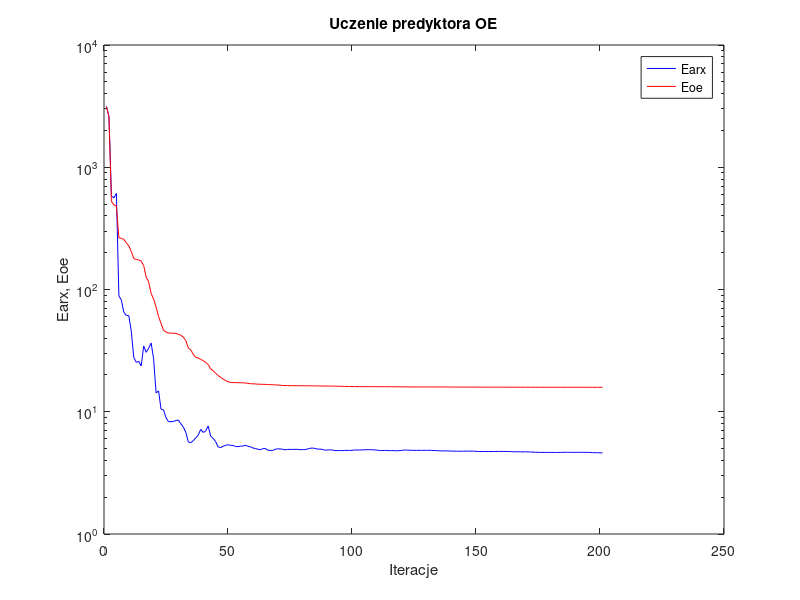
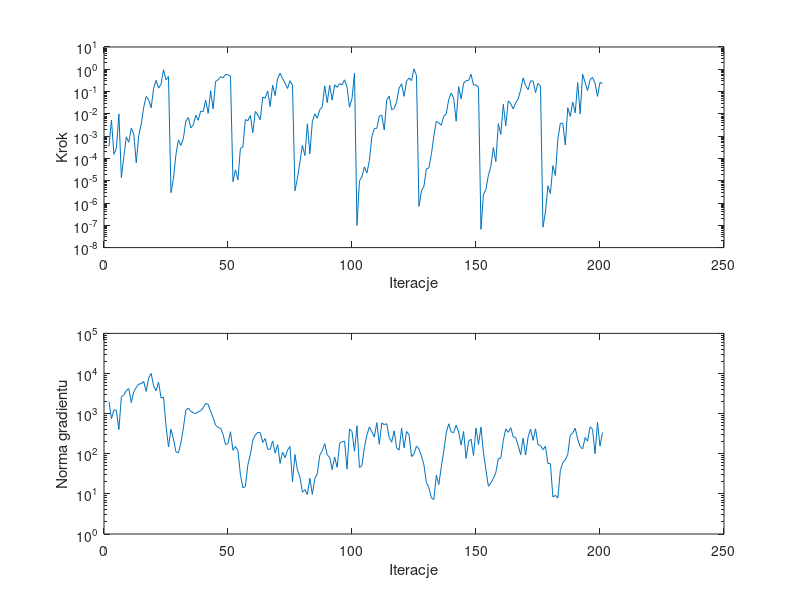

The MATLAB script that drew these images, in order:
%uczenie predyktora oe
clear all;
n=0; farx(n+1)=3.148367e+003; foe(n+1)=3.129339e+003; wspucz(n+1)=0.000000e+000; ng(n+1)=0.000000e+000;
%odnowa zmiennej metryki
n=1; farx(n+1)=2.590445e+003; foe(n+1)=2.580538e+003; krok(n+1)=3.428360e-004; ng(n+1)=1.987529e+003;
n=2; farx(n+1)=5.806322e+002; foe(n+1)=5.261338e+002; krok(n+1)=5.294040e-003; ng(n+1)=7.474150e+002;
n=3; farx(n+1)=5.632431e+002; foe(n+1)=4.906311e+002; krok(n+1)=1.527851e-004; ng(n+1)=1.247277e+003;
n=4; farx(n+1)=6.102863e+002; foe(n+1)=4.829997e+002; krok(n+1)=2.836970e-004; ng(n+1)=1.193929e+003;
n=5; farx(n+1)=8.869148e+001; foe(n+1)=2.642267e+002; krok(n+1)=9.914684e-003; ng(n+1)=4.012632e+002;
n=6; farx(n+1)=8.187639e+001; foe(n+1)=2.621380e+002; krok(n+1)=1.386876e-005; ng(n+1)=2.642369e+003;
n=7; farx(n+1)=6.495187e+001; foe(n+1)=2.564617e+002; krok(n+1)=1.231773e-004; ng(n+1)=2.922111e+003;
n=8; farx(n+1)=6.140406e+001; foe(n+1)=2.413307e+002; krok(n+1)=9.232346e-004; ng(n+1)=3.748204e+003;
n=9; farx(n+1)=6.118111e+001; foe(n+1)=2.271614e+002; krok(n+1)=5.322828e-004; ng(n+1)=4.211495e+003;
n=10; farx(n+1)=4.550676e+001; foe(n+1)=2.047809e+002; krok(n+1)=2.273260e-003; ng(n+1)=1.887250e+003;
n=11; farx(n+1)=2.781743e+001; foe(n+1)=1.792512e+002; krok(n+1)=1.246902e-003; ng(n+1)=3.560853e+003;
n=12; farx(n+1)=2.539052e+001; foe(n+1)=1.761226e+002; krok(n+1)=6.371327e-005; ng(n+1)=4.463735e+003;
n=13; farx(n+1)=2.584729e+001; foe(n+1)=1.745220e+002; krok(n+1)=1.038666e-003; ng(n+1)=5.475553e+003;
n=14; farx(n+1)=2.375230e+001; foe(n+1)=1.705288e+002; krok(n+1)=3.411474e-003; ng(n+1)=5.547722e+003;
n=15; farx(n+1)=3.454065e+001; foe(n+1)=1.569220e+002; krok(n+1)=1.935565e-002; ng(n+1)=6.385080e+003;
n=16; farx(n+1)=3.062586e+001; foe(n+1)=1.265346e+002; krok(n+1)=6.025298e-002; ng(n+1)=3.576328e+003;
n=17; farx(n+1)=3.309832e+001; foe(n+1)=1.153293e+002; krok(n+1)=4.256083e-002; ng(n+1)=7.717602e+003;
n=18; farx(n+1)=3.650598e+001; foe(n+1)=9.289315e+001; krok(n+1)=1.868912e-002; ng(n+1)=1.005432e+004;
n=19; farx(n+1)=2.712914e+001; foe(n+1)=8.341454e+001; krok(n+1)=1.390811e-001; ng(n+1)=4.936897e+003;
n=20; farx(n+1)=1.426783e+001; foe(n+1)=7.190948e+001; krok(n+1)=3.185792e-001; ng(n+1)=3.696076e+003;
n=21; farx(n+1)=1.481067e+001; foe(n+1)=6.004133e+001; krok(n+1)=1.431455e-001; ng(n+1)=6.121491e+003;
n=22; farx(n+1)=1.049915e+001; foe(n+1)=5.270705e+001; krok(n+1)=2.104484e-001; ng(n+1)=2.462363e+003;
n=23; farx(n+1)=1.035546e+001; foe(n+1)=4.648814e+001; krok(n+1)=9.603842e-001; ng(n+1)=2.583733e+003;
n=24; farx(n+1)=8.946660e+000; foe(n+1)=4.491642e+001; krok(n+1)=3.337297e-001; ng(n+1)=5.045803e+002;
n=25; farx(n+1)=8.294450e+000; foe(n+1)=4.400630e+001; krok(n+1)=4.681360e-001; ng(n+1)=1.479005e+002;
%odnowa zmiennej metryki
n=26; farx(n+1)=8.290729e+000; foe(n+1)=4.396353e+001; krok(n+1)=2.923378e-006; ng(n+1)=4.079823e+002;
n=27; farx(n+1)=8.325264e+000; foe(n+1)=4.389473e+001; krok(n+1)=1.251675e-005; ng(n+1)=2.353567e+002;
n=28; farx(n+1)=8.488855e+000; foe(n+1)=4.375892e+001; krok(n+1)=1.466558e-004; ng(n+1)=1.116369e+002;
n=29; farx(n+1)=8.541862e+000; foe(n+1)=4.302664e+001; krok(n+1)=6.791933e-004; ng(n+1)=1.057046e+002;
n=30; farx(n+1)=7.971721e+000; foe(n+1)=4.225104e+001; krok(n+1)=3.831728e-004; ng(n+1)=1.834654e+002;
n=31; farx(n+1)=7.485526e+000; foe(n+1)=4.076391e+001; krok(n+1)=7.740461e-004; ng(n+1)=4.411724e+002;
n=32; farx(n+1)=6.789446e+000; foe(n+1)=3.812765e+001; krok(n+1)=4.776032e-003; ng(n+1)=1.214952e+003;
n=33; farx(n+1)=5.656967e+000; foe(n+1)=3.316378e+001; krok(n+1)=6.838273e-003; ng(n+1)=1.377983e+003;
n=34; farx(n+1)=5.574271e+000; foe(n+1)=3.203883e+001; krok(n+1)=2.368463e-003; ng(n+1)=1.138945e+003;
n=35; farx(n+1)=5.812506e+000; foe(n+1)=2.943585e+001; krok(n+1)=3.176507e-003; ng(n+1)=1.041476e+003;
n=36; farx(n+1)=6.107380e+000; foe(n+1)=2.790109e+001; krok(n+1)=8.682561e-003; ng(n+1)=1.005627e+003;
n=37; farx(n+1)=6.449361e+000; foe(n+1)=2.749533e+001; krok(n+1)=5.173682e-003; ng(n+1)=1.110602e+003;
n=38; farx(n+1)=7.177914e+000; foe(n+1)=2.685896e+001; krok(n+1)=1.333847e-002; ng(n+1)=1.183719e+003;
n=39; farx(n+1)=6.772631e+000; foe(n+1)=2.613902e+001; krok(n+1)=1.269968e-002; ng(n+1)=1.402221e+003;
n=40; farx(n+1)=6.953708e+000; foe(n+1)=2.532120e+001; krok(n+1)=4.134280e-002; ng(n+1)=1.790019e+003;
n=41; farx(n+1)=7.656778e+000; foe(n+1)=2.437731e+001; krok(n+1)=1.058808e-002; ng(n+1)=1.705350e+003;
n=42; farx(n+1)=6.324471e+000; foe(n+1)=2.243850e+001; krok(n+1)=1.096649e-001; ng(n+1)=1.139035e+003;
n=43; farx(n+1)=6.056384e+000; foe(n+1)=2.168123e+001; krok(n+1)=1.664795e-002; ng(n+1)=7.988098e+002;
n=44; farx(n+1)=5.703363e+000; foe(n+1)=2.064888e+001; krok(n+1)=2.869393e-001; ng(n+1)=5.134833e+002;
n=45; farx(n+1)=5.165292e+000; foe(n+1)=1.982204e+001; krok(n+1)=3.355407e-001; ng(n+1)=4.517862e+002;
n=46; farx(n+1)=5.080307e+000; foe(n+1)=1.913700e+001; krok(n+1)=4.641165e-001; ng(n+1)=4.332249e+002;
n=47; farx(n+1)=5.214739e+000; foe(n+1)=1.855204e+001; krok(n+1)=4.112198e-001; ng(n+1)=3.056648e+002;
n=48; farx(n+1)=5.313906e+000; foe(n+1)=1.804165e+001; krok(n+1)=5.870903e-001; ng(n+1)=1.698836e+002;
n=49; farx(n+1)=5.367861e+000; foe(n+1)=1.759477e+001; krok(n+1)=5.657309e-001; ng(n+1)=1.792890e+002;
n=50; farx(n+1)=5.311653e+000; foe(n+1)=1.736551e+001; krok(n+1)=4.756263e-001; ng(n+1)=3.541154e+002;
%odnowa zmiennej metryki
n=51; farx(n+1)=5.305241e+000; foe(n+1)=1.735399e+001; krok(n+1)=9.014671e-006; ng(n+1)=1.225624e+002;
n=52; farx(n+1)=5.201759e+000; foe(n+1)=1.730053e+001; krok(n+1)=3.098519e-005; ng(n+1)=1.517324e+002;
n=53; farx(n+1)=5.182865e+000; foe(n+1)=1.728784e+001; krok(n+1)=1.083629e-005; ng(n+1)=1.212319e+002;
n=54; farx(n+1)=5.226974e+000; foe(n+1)=1.726557e+001; krok(n+1)=2.818478e-004; ng(n+1)=3.024779e+001;
n=55; farx(n+1)=5.241775e+000; foe(n+1)=1.726104e+001; krok(n+1)=3.229906e-004; ng(n+1)=1.423822e+001;
n=56; farx(n+1)=5.323638e+000; foe(n+1)=1.716849e+001; krok(n+1)=5.548179e-003; ng(n+1)=1.526397e+001;
n=57; farx(n+1)=5.224154e+000; foe(n+1)=1.707889e+001; krok(n+1)=4.912155e-003; ng(n+1)=5.257421e+001;
n=58; farx(n+1)=5.173296e+000; foe(n+1)=1.695619e+001; krok(n+1)=8.402186e-003; ng(n+1)=9.424064e+001;
n=59; farx(n+1)=5.059362e+000; foe(n+1)=1.692524e+001; krok(n+1)=1.409339e-003; ng(n+1)=2.186230e+002;
n=60; farx(n+1)=4.998752e+000; foe(n+1)=1.689042e+001; krok(n+1)=1.278285e-002; ng(n+1)=2.923668e+002;
n=61; farx(n+1)=4.942231e+000; foe(n+1)=1.681427e+001; krok(n+1)=8.956895e-003; ng(n+1)=3.405734e+002;
n=62; farx(n+1)=4.883645e+000; foe(n+1)=1.679477e+001; krok(n+1)=5.457942e-003; ng(n+1)=3.342779e+002;
n=63; farx(n+1)=4.989328e+000; foe(n+1)=1.676411e+001; krok(n+1)=5.625683e-002; ng(n+1)=1.923202e+002;
n=64; farx(n+1)=5.014805e+000; foe(n+1)=1.674021e+001; krok(n+1)=5.104106e-002; ng(n+1)=2.388217e+002;
n=65; farx(n+1)=4.849981e+000; foe(n+1)=1.669590e+001; krok(n+1)=1.071906e-001; ng(n+1)=1.288308e+002;
n=66; farx(n+1)=4.834170e+000; foe(n+1)=1.667517e+001; krok(n+1)=2.109093e-002; ng(n+1)=1.295647e+002;
n=67; farx(n+1)=4.823398e+000; foe(n+1)=1.663395e+001; krok(n+1)=1.951976e-001; ng(n+1)=2.090044e+002;
n=68; farx(n+1)=4.927226e+000; foe(n+1)=1.659043e+001; krok(n+1)=6.659180e-002; ng(n+1)=1.040270e+002;
n=69; farx(n+1)=4.977902e+000; foe(n+1)=1.654934e+001; krok(n+1)=3.891962e-001; ng(n+1)=1.684578e+002;
n=70; farx(n+1)=4.963738e+000; foe(n+1)=1.647872e+001; krok(n+1)=6.658246e-001; ng(n+1)=5.765462e+001;
n=71; farx(n+1)=4.934285e+000; foe(n+1)=1.642026e+001; krok(n+1)=3.785765e-001; ng(n+1)=1.105517e+002;
n=72; farx(n+1)=4.880410e+000; foe(n+1)=1.638815e+001; krok(n+1)=2.440798e-001; ng(n+1)=7.988667e+001;
n=73; farx(n+1)=4.920125e+000; foe(n+1)=1.637691e+001; krok(n+1)=1.372911e-001; ng(n+1)=1.233503e+002;
n=74; farx(n+1)=4.921701e+000; foe(n+1)=1.634559e+001; krok(n+1)=3.083795e-001; ng(n+1)=1.510631e+002;
n=75; farx(n+1)=4.921865e+000; foe(n+1)=1.633667e+001; krok(n+1)=1.919924e-001; ng(n+1)=2.001510e+001;
%odnowa zmiennej metryki
n=76; farx(n+1)=4.926772e+000; foe(n+1)=1.633130e+001; krok(n+1)=3.543026e-006; ng(n+1)=9.532330e+001;
n=77; farx(n+1)=4.923224e+000; foe(n+1)=1.632979e+001; krok(n+1)=1.302585e-005; ng(n+1)=3.897861e+001;
n=78; farx(n+1)=4.895649e+000; foe(n+1)=1.632572e+001; krok(n+1)=6.874781e-005; ng(n+1)=2.646631e+001;
n=79; farx(n+1)=4.905309e+000; foe(n+1)=1.632212e+001; krok(n+1)=3.910575e-004; ng(n+1)=1.097862e+001;
n=80; farx(n+1)=4.897503e+000; foe(n+1)=1.632027e+001; krok(n+1)=1.348719e-004; ng(n+1)=1.287154e+001;
n=81; farx(n+1)=4.959887e+000; foe(n+1)=1.630706e+001; krok(n+1)=3.595838e-003; ng(n+1)=9.660064e+000;
n=82; farx(n+1)=5.019295e+000; foe(n+1)=1.630035e+001; krok(n+1)=1.592395e-004; ng(n+1)=2.456805e+001;
n=83; farx(n+1)=5.051093e+000; foe(n+1)=1.628642e+001; krok(n+1)=4.440041e-003; ng(n+1)=9.717440e+000;
n=84; farx(n+1)=5.012707e+000; foe(n+1)=1.627823e+001; krok(n+1)=9.904093e-003; ng(n+1)=2.374738e+001;
n=85; farx(n+1)=4.952597e+000; foe(n+1)=1.625827e+001; krok(n+1)=6.353015e-003; ng(n+1)=3.175995e+001;
n=86; farx(n+1)=4.948956e+000; foe(n+1)=1.625658e+001; krok(n+1)=1.517095e-002; ng(n+1)=9.128404e+001;
n=87; farx(n+1)=4.922263e+000; foe(n+1)=1.625198e+001; krok(n+1)=2.051314e-002; ng(n+1)=1.190321e+002;
n=88; farx(n+1)=4.850397e+000; foe(n+1)=1.623344e+001; krok(n+1)=1.807191e-001; ng(n+1)=1.790819e+002;
n=89; farx(n+1)=4.867674e+000; foe(n+1)=1.622995e+001; krok(n+1)=3.201356e-002; ng(n+1)=9.406959e+001;
n=90; farx(n+1)=4.877990e+000; foe(n+1)=1.622041e+001; krok(n+1)=1.903039e-001; ng(n+1)=8.069764e+001;
n=91; farx(n+1)=4.866181e+000; foe(n+1)=1.621733e+001; krok(n+1)=4.134280e-002; ng(n+1)=4.021260e+001;
n=92; farx(n+1)=4.816789e+000; foe(n+1)=1.619240e+001; krok(n+1)=2.002215e-001; ng(n+1)=8.328180e+001;
n=93; farx(n+1)=4.811858e+000; foe(n+1)=1.617932e+001; krok(n+1)=1.559050e-001; ng(n+1)=4.567893e+001;
n=94; farx(n+1)=4.816346e+000; foe(n+1)=1.616322e+001; krok(n+1)=2.295125e-001; ng(n+1)=1.806229e+002;
n=95; farx(n+1)=4.805622e+000; foe(n+1)=1.614769e+001; krok(n+1)=1.992696e-001; ng(n+1)=1.996708e+002;
n=96; farx(n+1)=4.829278e+000; foe(n+1)=1.612117e+001; krok(n+1)=3.354651e-001; ng(n+1)=2.069102e+002;
n=97; farx(n+1)=4.826297e+000; foe(n+1)=1.610103e+001; krok(n+1)=1.601162e-001; ng(n+1)=4.142788e+001;
n=98; farx(n+1)=4.826781e+000; foe(n+1)=1.609239e+001; krok(n+1)=1.971968e-002; ng(n+1)=4.177829e+002;
n=99; farx(n+1)=4.834767e+000; foe(n+1)=1.608768e+001; krok(n+1)=4.864952e-002; ng(n+1)=3.587926e+002;
n=100; farx(n+1)=4.865073e+000; foe(n+1)=1.606255e+001; krok(n+1)=6.653319e-001; ng(n+1)=1.151042e+002;
%odnowa zmiennej metryki
n=101; farx(n+1)=4.864524e+000; foe(n+1)=1.606010e+001; krok(n+1)=9.919755e-008; ng(n+1)=4.973641e+002;
n=102; farx(n+1)=4.863772e+000; foe(n+1)=1.605824e+001; krok(n+1)=9.772716e-006; ng(n+1)=4.556963e+001;
n=103; farx(n+1)=4.870351e+000; foe(n+1)=1.605487e+001; krok(n+1)=1.506057e-005; ng(n+1)=5.028329e+001;
n=104; farx(n+1)=4.885823e+000; foe(n+1)=1.605103e+001; krok(n+1)=4.185317e-005; ng(n+1)=1.443200e+002;
n=105; farx(n+1)=4.897894e+000; foe(n+1)=1.604924e+001; krok(n+1)=2.190777e-005; ng(n+1)=2.932318e+002;
n=106; farx(n+1)=4.893864e+000; foe(n+1)=1.604885e+001; krok(n+1)=7.910691e-005; ng(n+1)=4.680777e+002;
n=107; farx(n+1)=4.889512e+000; foe(n+1)=1.604761e+001; krok(n+1)=9.382450e-004; ng(n+1)=3.580243e+002;
n=108; farx(n+1)=4.878705e+000; foe(n+1)=1.604549e+001; krok(n+1)=2.209886e-003; ng(n+1)=2.595699e+002;
n=109; farx(n+1)=4.854019e+000; foe(n+1)=1.604334e+001; krok(n+1)=2.239224e-003; ng(n+1)=5.959406e+002;
n=110; farx(n+1)=4.822241e+000; foe(n+1)=1.603814e+001; krok(n+1)=8.029022e-003; ng(n+1)=1.724772e+002;
n=111; farx(n+1)=4.816708e+000; foe(n+1)=1.603072e+001; krok(n+1)=8.751130e-003; ng(n+1)=5.830569e+002;
n=112; farx(n+1)=4.820554e+000; foe(n+1)=1.602805e+001; krok(n+1)=1.879251e-003; ng(n+1)=5.330276e+002;
n=113; farx(n+1)=4.826041e+000; foe(n+1)=1.602495e+001; krok(n+1)=4.226038e-002; ng(n+1)=5.603985e+002;
n=114; farx(n+1)=4.807898e+000; foe(n+1)=1.601616e+001; krok(n+1)=6.357754e-002; ng(n+1)=2.544546e+002;
n=115; farx(n+1)=4.810162e+000; foe(n+1)=1.601472e+001; krok(n+1)=1.548285e-002; ng(n+1)=1.943286e+002;
n=116; farx(n+1)=4.813703e+000; foe(n+1)=1.601274e+001; krok(n+1)=1.725161e-002; ng(n+1)=3.732838e+002;
n=117; farx(n+1)=4.788717e+000; foe(n+1)=1.600996e+001; krok(n+1)=3.432277e-002; ng(n+1)=1.401634e+002;
n=118; farx(n+1)=4.809308e+000; foe(n+1)=1.600548e+001; krok(n+1)=1.438191e-001; ng(n+1)=1.237051e+002;
n=119; farx(n+1)=4.826947e+000; foe(n+1)=1.599665e+001; krok(n+1)=2.239477e-001; ng(n+1)=4.337175e+002;
n=120; farx(n+1)=4.858350e+000; foe(n+1)=1.599328e+001; krok(n+1)=6.078596e-002; ng(n+1)=1.411141e+002;
n=121; farx(n+1)=4.863321e+000; foe(n+1)=1.598332e+001; krok(n+1)=2.978305e-001; ng(n+1)=3.594566e+002;
n=122; farx(n+1)=4.841422e+000; foe(n+1)=1.597360e+001; krok(n+1)=4.044487e-001; ng(n+1)=2.997802e+002;
n=123; farx(n+1)=4.838458e+000; foe(n+1)=1.596829e+001; krok(n+1)=3.091610e-001; ng(n+1)=8.528649e+001;
n=124; farx(n+1)=4.833633e+000; foe(n+1)=1.595979e+001; krok(n+1)=1.047159e+000; ng(n+1)=9.882917e+001;
n=125; farx(n+1)=4.831150e+000; foe(n+1)=1.595452e+001; krok(n+1)=5.281352e-001; ng(n+1)=1.561880e+002;
%odnowa zmiennej metryki
n=126; farx(n+1)=4.832566e+000; foe(n+1)=1.595355e+001; krok(n+1)=7.107167e-007; ng(n+1)=1.303644e+002;
n=127; farx(n+1)=4.836907e+000; foe(n+1)=1.595132e+001; krok(n+1)=3.485881e-006; ng(n+1)=8.845725e+001;
n=128; farx(n+1)=4.836840e+000; foe(n+1)=1.595032e+001; krok(n+1)=5.630525e-006; ng(n+1)=5.287278e+001;
n=129; farx(n+1)=4.835005e+000; foe(n+1)=1.594964e+001; krok(n+1)=3.388344e-005; ng(n+1)=1.907049e+001;
n=130; farx(n+1)=4.837993e+000; foe(n+1)=1.594897e+001; krok(n+1)=3.799128e-005; ng(n+1)=1.435512e+001;
n=131; farx(n+1)=4.832450e+000; foe(n+1)=1.594859e+001; krok(n+1)=1.502145e-004; ng(n+1)=7.942674e+000;
n=132; farx(n+1)=4.821759e+000; foe(n+1)=1.594710e+001; krok(n+1)=1.025308e-003; ng(n+1)=7.233939e+000;
n=133; farx(n+1)=4.810769e+000; foe(n+1)=1.594296e+001; krok(n+1)=4.579955e-003; ng(n+1)=2.920311e+001;
n=134; farx(n+1)=4.799082e+000; foe(n+1)=1.594208e+001; krok(n+1)=3.878835e-003; ng(n+1)=1.707605e+001;
n=135; farx(n+1)=4.786703e+000; foe(n+1)=1.594149e+001; krok(n+1)=3.127439e-003; ng(n+1)=4.707188e+001;
n=136; farx(n+1)=4.774568e+000; foe(n+1)=1.593998e+001; krok(n+1)=7.860345e-003; ng(n+1)=1.156384e+002;
n=137; farx(n+1)=4.792153e+000; foe(n+1)=1.593741e+001; krok(n+1)=1.000091e-002; ng(n+1)=3.310561e+002;
n=138; farx(n+1)=4.775305e+000; foe(n+1)=1.593362e+001; krok(n+1)=4.446078e-002; ng(n+1)=5.584230e+002;
n=139; farx(n+1)=4.771892e+000; foe(n+1)=1.593145e+001; krok(n+1)=8.625198e-002; ng(n+1)=3.474158e+002;
n=140; farx(n+1)=4.760818e+000; foe(n+1)=1.592894e+001; krok(n+1)=5.082412e-002; ng(n+1)=3.379948e+002;
n=141; farx(n+1)=4.762876e+000; foe(n+1)=1.592812e+001; krok(n+1)=4.687691e-003; ng(n+1)=5.176531e+002;
n=142; farx(n+1)=4.754885e+000; foe(n+1)=1.592578e+001; krok(n+1)=1.653712e-001; ng(n+1)=3.494990e+002;
n=143; farx(n+1)=4.753479e+000; foe(n+1)=1.592408e+001; krok(n+1)=4.663645e-002; ng(n+1)=1.657683e+002;
n=144; farx(n+1)=4.757370e+000; foe(n+1)=1.591951e+001; krok(n+1)=2.343012e-001; ng(n+1)=3.579135e+002;
n=145; farx(n+1)=4.761473e+000; foe(n+1)=1.591692e+001; krok(n+1)=3.091610e-001; ng(n+1)=7.679390e+001;
n=146; farx(n+1)=4.765550e+000; foe(n+1)=1.591115e+001; krok(n+1)=3.106282e-001; ng(n+1)=2.033975e+002;
n=147; farx(n+1)=4.762227e+000; foe(n+1)=1.590594e+001; krok(n+1)=5.939923e-001; ng(n+1)=2.318328e+002;
n=148; farx(n+1)=4.764829e+000; foe(n+1)=1.590283e+001; krok(n+1)=1.931257e-001; ng(n+1)=9.082243e+001;
n=149; farx(n+1)=4.744272e+000; foe(n+1)=1.589865e+001; krok(n+1)=1.981883e-001; ng(n+1)=4.398793e+002;
n=150; farx(n+1)=4.729240e+000; foe(n+1)=1.589341e+001; krok(n+1)=1.552765e-001; ng(n+1)=1.704842e+002;
%odnowa zmiennej metryki
n=151; farx(n+1)=4.729628e+000; foe(n+1)=1.589203e+001; krok(n+1)=6.534865e-008; ng(n+1)=4.610011e+002;
n=152; farx(n+1)=4.733152e+000; foe(n+1)=1.589009e+001; krok(n+1)=2.358711e-006; ng(n+1)=1.054503e+002;
n=153; farx(n+1)=4.732966e+000; foe(n+1)=1.588962e+001; krok(n+1)=4.158459e-006; ng(n+1)=3.980556e+001;
n=154; farx(n+1)=4.731362e+000; foe(n+1)=1.588953e+001; krok(n+1)=1.782680e-005; ng(n+1)=1.548703e+001;
n=155; farx(n+1)=4.730339e+000; foe(n+1)=1.588944e+001; krok(n+1)=4.418089e-005; ng(n+1)=1.889062e+001;
n=156; farx(n+1)=4.729804e+000; foe(n+1)=1.588939e+001; krok(n+1)=3.070097e-004; ng(n+1)=2.433932e+001;
n=157; farx(n+1)=4.729288e+000; foe(n+1)=1.588921e+001; krok(n+1)=7.150565e-005; ng(n+1)=3.415013e+001;
n=158; farx(n+1)=4.738706e+000; foe(n+1)=1.588883e+001; krok(n+1)=3.657312e-003; ng(n+1)=7.545837e+001;
n=159; farx(n+1)=4.741873e+000; foe(n+1)=1.588863e+001; krok(n+1)=1.193235e-003; ng(n+1)=7.779286e+001;
n=160; farx(n+1)=4.734526e+000; foe(n+1)=1.588774e+001; krok(n+1)=2.679765e-002; ng(n+1)=2.137837e+002;
n=161; farx(n+1)=4.734211e+000; foe(n+1)=1.588735e+001; krok(n+1)=2.885366e-003; ng(n+1)=4.167389e+002;
n=162; farx(n+1)=4.730340e+000; foe(n+1)=1.588669e+001; krok(n+1)=3.822127e-002; ng(n+1)=3.427210e+002;
n=163; farx(n+1)=4.724236e+000; foe(n+1)=1.588592e+001; krok(n+1)=2.842041e-002; ng(n+1)=4.482373e+002;
n=164; farx(n+1)=4.706777e+000; foe(n+1)=1.588554e+001; krok(n+1)=1.670157e-002; ng(n+1)=2.639379e+002;
n=165; farx(n+1)=4.705263e+000; foe(n+1)=1.588430e+001; krok(n+1)=3.129602e-002; ng(n+1)=2.523370e+002;
n=166; farx(n+1)=4.710606e+000; foe(n+1)=1.588376e+001; krok(n+1)=4.663470e-002; ng(n+1)=1.614298e+002;
n=167; farx(n+1)=4.705082e+000; foe(n+1)=1.588264e+001; krok(n+1)=1.178633e-001; ng(n+1)=9.424343e+001;
n=168; farx(n+1)=4.697133e+000; foe(n+1)=1.588026e+001; krok(n+1)=4.128102e-001; ng(n+1)=2.464316e+002;
n=169; farx(n+1)=4.700621e+000; foe(n+1)=1.587895e+001; krok(n+1)=1.845727e-001; ng(n+1)=9.255505e+001;
n=170; farx(n+1)=4.696088e+000; foe(n+1)=1.587814e+001; krok(n+1)=1.213676e-001; ng(n+1)=2.596899e+002;
n=171; farx(n+1)=4.686361e+000; foe(n+1)=1.587274e+001; krok(n+1)=2.969638e-001; ng(n+1)=4.138543e+002;
n=172; farx(n+1)=4.670209e+000; foe(n+1)=1.586960e+001; krok(n+1)=3.013485e-001; ng(n+1)=2.154534e+002;
n=173; farx(n+1)=4.667230e+000; foe(n+1)=1.586823e+001; krok(n+1)=8.973318e-002; ng(n+1)=4.173963e+002;
n=174; farx(n+1)=4.654307e+000; foe(n+1)=1.586445e+001; krok(n+1)=2.320583e-001; ng(n+1)=1.668781e+002;
n=175; farx(n+1)=4.650217e+000; foe(n+1)=1.586217e+001; krok(n+1)=1.752988e-001; ng(n+1)=1.614856e+002;
%odnowa zmiennej metryki
n=176; farx(n+1)=4.650282e+000; foe(n+1)=1.586206e+001; krok(n+1)=8.249478e-008; ng(n+1)=1.263176e+002;
n=177; farx(n+1)=4.651780e+000; foe(n+1)=1.586113e+001; krok(n+1)=3.996254e-007; ng(n+1)=1.535254e+002;
n=178; farx(n+1)=4.649803e+000; foe(n+1)=1.585997e+001; krok(n+1)=5.952427e-006; ng(n+1)=5.744884e+001;
n=179; farx(n+1)=4.648195e+000; foe(n+1)=1.585945e+001; krok(n+1)=2.664616e-006; ng(n+1)=5.641808e+001;
n=180; farx(n+1)=4.647731e+000; foe(n+1)=1.585932e+001; krok(n+1)=4.738492e-005; ng(n+1)=8.371733e+000;
n=181; farx(n+1)=4.646569e+000; foe(n+1)=1.585923e+001; krok(n+1)=1.707914e-005; ng(n+1)=9.189339e+000;
n=182; farx(n+1)=4.649849e+000; foe(n+1)=1.585840e+001; krok(n+1)=7.349266e-004; ng(n+1)=7.874180e+000;
n=183; farx(n+1)=4.649038e+000; foe(n+1)=1.585800e+001; krok(n+1)=3.758503e-003; ng(n+1)=3.793873e+001;
n=184; farx(n+1)=4.655074e+000; foe(n+1)=1.585766e+001; krok(n+1)=3.765398e-003; ng(n+1)=6.029719e+001;
n=185; farx(n+1)=4.658751e+000; foe(n+1)=1.585757e+001; krok(n+1)=3.987583e-004; ng(n+1)=7.005502e+001;
n=186; farx(n+1)=4.663538e+000; foe(n+1)=1.585721e+001; krok(n+1)=1.890949e-002; ng(n+1)=9.620939e+001;
n=187; farx(n+1)=4.655602e+000; foe(n+1)=1.585705e+001; krok(n+1)=7.680234e-003; ng(n+1)=2.883558e+002;
n=188; farx(n+1)=4.653542e+000; foe(n+1)=1.585692e+001; krok(n+1)=3.389322e-002; ng(n+1)=3.279071e+002;
n=189; farx(n+1)=4.651486e+000; foe(n+1)=1.585684e+001; krok(n+1)=1.111520e-002; ng(n+1)=4.333541e+002;
n=190; farx(n+1)=4.656868e+000; foe(n+1)=1.585652e+001; krok(n+1)=2.522670e-001; ng(n+1)=2.316925e+002;
n=191; farx(n+1)=4.656251e+000; foe(n+1)=1.585642e+001; krok(n+1)=1.000091e-002; ng(n+1)=1.507314e+002;
n=192; farx(n+1)=4.656197e+000; foe(n+1)=1.585564e+001; krok(n+1)=6.058278e-001; ng(n+1)=1.318551e+002;
n=193; farx(n+1)=4.654044e+000; foe(n+1)=1.585519e+001; krok(n+1)=2.515191e-001; ng(n+1)=2.534897e+002;
n=194; farx(n+1)=4.652862e+000; foe(n+1)=1.585439e+001; krok(n+1)=1.112197e-001; ng(n+1)=2.050470e+002;
n=195; farx(n+1)=4.651379e+000; foe(n+1)=1.585321e+001; krok(n+1)=3.380830e-001; ng(n+1)=4.695907e+002;
n=196; farx(n+1)=4.626760e+000; foe(n+1)=1.585158e+001; krok(n+1)=4.268310e-001; ng(n+1)=4.072679e+002;
n=197; farx(n+1)=4.626565e+000; foe(n+1)=1.585018e+001; krok(n+1)=2.343012e-001; ng(n+1)=1.006519e+002;
n=198; farx(n+1)=4.621679e+000; foe(n+1)=1.584914e+001; krok(n+1)=6.105720e-002; ng(n+1)=5.994543e+002;
n=199; farx(n+1)=4.614792e+000; foe(n+1)=1.584816e+001; krok(n+1)=2.569287e-001; ng(n+1)=1.545239e+002;
n=200; farx(n+1)=4.608510e+000; foe(n+1)=1.584587e+001; krok(n+1)=2.301336e-001; ng(n+1)=3.422058e+002;

figure; semilogy(farx,'b'); hold on; semilogy(foe,'r'); xlabel('Iteracje'); ylabel('Earx, Eoe'); legend('Earx','Eoe'); title('Uczenie predyktora OE');
figure; subplot(2,1,1); semilogy(krok); xlabel('Iteracje'); ylabel('Krok');
subplot(2,1,2); semilogy(ng); xlabel('Iteracje'); ylabel('Norma gradientu');
Earx=farx(n+1)
Eoe=foe(n+1)
